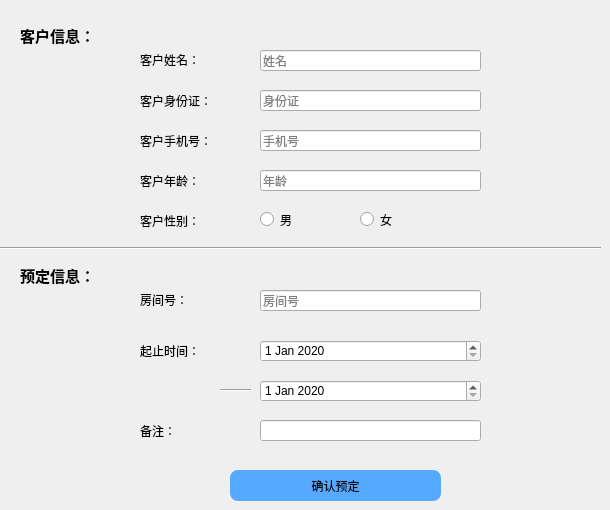
      <widget class="QWidget" name="page_8">
       <widget class="Line" name="line_7">
        <property name="geometry">
         <rect>
          <x>0</x>
          <y>240</y>
          <width>601</width>
          <height>16</height>
         </rect>
        </property>
        <property name="orientation">
         <enum>Qt::Horizontal</enum>
        </property>
       </widget>
       <widget class="QLabel" name="label_7">
        <property name="geometry">
         <rect>
          <x>20</x>
          <y>20</y>
          <width>91</width>
          <height>31</height>
         </rect>
        </property>
        <property name="font">
         <font>
          <family>FontAwesome</family>
          <pointsize>11</pointsize>
          <weight>75</weight>
          <bold>true</bold>
         </font>
        </property>
        <property name="text">
         <string>客户信息：</string>
        </property>
       </widget>
       <widget class="QLabel" name="label_8">
        <property name="geometry">
         <rect>
          <x>20</x>
          <y>260</y>
          <width>91</width>
          <height>31</height>
         </rect>
        </property>
        <property name="font">
         <font>
          <family>FontAwesome</family>
          <pointsize>11</pointsize>
          <weight>75</weight>
          <bold>true</bold>
         </font>
        </property>
        <property name="text">
         <string>预定信息：</string>
        </property>
       </widget>
       <widget class="QLineEdit" name="cname_booking">
        <property name="geometry">
         <rect>
          <x>260</x>
          <y>50</y>
          <width>221</width>
          <height>21</height>
         </rect>
        </property>
        <property name="placeholderText">
         <string>姓名</string>
        </property>
       </widget>
       <widget class="QLabel" name="label_20">
        <property name="geometry">
         <rect>
          <x>140</x>
          <y>120</y>
          <width>101</width>
          <height>41</height>
         </rect>
        </property>
        <property name="styleSheet">
         <string notr="true">font: 9pt &quot;FontAwesome&quot;;</string>
        </property>
        <property name="text">
         <string>客户手机号：</string>
        </property>
       </widget>
       <widget class="QLineEdit" name="cphone_booking">
        <property name="geometry">
         <rect>
          <x>260</x>
          <y>130</y>
          <width>221</width>
          <height>21</height>
         </rect>
        </property>
        <property name="placeholderText">
         <string>手机号</string>
        </property>
       </widget>
       <widget class="QLabel" name="label_28">
        <property name="geometry">
         <rect>
          <x>140</x>
          <y>40</y>
          <width>101</width>
          <height>40</height>
         </rect>
        </property>
        <property name="styleSheet">
         <string notr="true">font: 9pt &quot;FontAwesome&quot;;</string>
        </property>
        <property name="text">
         <string>客户姓名：</string>
        </property>
       </widget>
       <widget class="QLabel" name="label_31">
        <property name="geometry">
         <rect>
          <x>140</x>
          <y>80</y>
          <width>101</width>
          <height>41</height>
         </rect>
        </property>
        <property name="styleSheet">
         <string notr="true">font: 9pt &quot;FontAwesome&quot;;</string>
        </property>
        <property name="text">
         <string>客户身份证：</string>
        </property>
       </widget>
       <widget class="QLineEdit" name="cid_booking">
        <property name="geometry">
         <rect>
          <x>260</x>
          <y>90</y>
          <width>221</width>
          <height>21</height>
         </rect>
        </property>
        <property name="placeholderText">
         <string>身份证</string>
        </property>
       </widget>
       <widget class="QLabel" name="label_32">
        <property name="geometry">
         <rect>
          <x>140</x>
          <y>160</y>
          <width>101</width>
          <height>41</height>
         </rect>
        </property>
        <property name="styleSheet">
         <string notr="true">font: 9pt &quot;FontAwesome&quot;;</string>
        </property>
        <property name="text">
         <string>客户年龄：</string>
        </property>
       </widget>
       <widget class="QLabel" name="label_33">
        <property name="geometry">
         <rect>
          <x>140</x>
          <y>200</y>
          <width>101</width>
          <height>41</height>
         </rect>
        </property>
        <property name="styleSheet">
         <string notr="true">font: 9pt &quot;FontAwesome&quot;;</string>
        </property>
        <property name="text">
         <string>客户性别：</string>
        </property>
       </widget>
       <widget class="QLineEdit" name="cage_booking">
        <property name="geometry">
         <rect>
          <x>260</x>
          <y>170</y>
          <width>221</width>
          <height>21</height>
         </rect>
        </property>
        <property name="placeholderText">
         <string>年龄</string>
        </property>
       </widget>
       <widget class="QLineEdit" name="crid_booking">
        <property name="geometry">
         <rect>
          <x>260</x>
          <y>290</y>
          <width>221</width>
          <height>21</height>
         </rect>
        </property>
        <property name="text">
         <string/>
        </property>
        <property name="placeholderText">
         <string>房间号</string>
        </property>
       </widget>
       <widget class="QLabel" name="label_34">
        <property name="geometry">
         <rect>
          <x>140</x>
          <y>280</y>
          <width>101</width>
          <height>40</height>
         </rect>
        </property>
        <property name="styleSheet">
         <string notr="true">font: 9pt &quot;FontAwesome&quot;;</string>
        </property>
        <property name="text">
         <string>房间号：</string>
        </property>
       </widget>
       <widget class="QDateEdit" name="starttime_booking">
        <property name="geometry">
         <rect>
          <x>260</x>
          <y>340</y>
          <width>221</width>
          <height>22</height>
         </rect>
        </property>
        <property name="dateTime">
         <datetime>
          <hour>0</hour>
          <minute>0</minute>
          <second>0</second>
          <year>2020</year>
          <month>1</month>
          <day>1</day>
         </datetime>
        </property>
       </widget>
       <widget class="QLabel" name="label_35">
        <property name="geometry">
         <rect>
          <x>140</x>
          <y>330</y>
          <width>101</width>
          <height>41</height>
         </rect>
        </property>
        <property name="styleSheet">
         <string notr="true">font: 9pt &quot;FontAwesome&quot;;</string>
        </property>
        <property name="text">
         <string>起止时间：</string>
        </property>
       </widget>
       <widget class="QDateEdit" name="endtime_booking">
        <property name="geometry">
         <rect>
          <x>260</x>
          <y>380</y>
          <width>221</width>
          <height>22</height>
         </rect>
        </property>
        <property name="dateTime">
         <datetime>
          <hour>0</hour>
          <minute>0</minute>
          <second>0</second>
          <year>2020</year>
          <month>1</month>
          <day>1</day>
         </datetime>
        </property>
       </widget>
       <widget class="Line" name="line_8">
        <property name="geometry">
         <rect>
          <x>220</x>
          <y>380</y>
          <width>31</width>
          <height>20</height>
         </rect>
        </property>
        <property name="orientation">
         <enum>Qt::Horizontal</enum>
        </property>
       </widget>
       <widget class="QLabel" name="label_36">
        <property name="geometry">
         <rect>
          <x>140</x>
          <y>410</y>
          <width>101</width>
          <height>41</height>
         </rect>
        </property>
        <property name="styleSheet">
         <string notr="true">font: 9pt &quot;FontAwesome&quot;;</string>
        </property>
        <property name="text">
         <string>备注：</string>
        </property>
       </widget>
       <widget class="QLineEdit" name="remark_booking">
        <property name="geometry">
         <rect>
          <x>260</x>
          <y>420</y>
          <width>221</width>
          <height>21</height>
         </rect>
        </property>
        <property name="text">
         <string/>
        </property>
        <property name="placeholderText">
         <string/>
        </property>
       </widget>
       <widget class="QPushButton" name="commitBookingClient">
        <property name="geometry">
         <rect>
          <x>230</x>
          <y>470</y>
          <width>211</width>
          <height>31</height>
         </rect>
        </property>
        <property name="styleSheet">
         <string notr="true">#commitBookingClient{background:rgb(85, 170, 255);
border-radius:8px}
#commitBookingClient:hover
{
background:#CCFF99
}</string>
        </property>
        <property name="text">
         <string>确认预定</string>
        </property>
       </widget>
       <widget class="QRadioButton" name="male_booking">
        <property name="geometry">
         <rect>
          <x>260</x>
          <y>210</y>
          <width>81</width>
          <height>19</height>
         </rect>
        </property>
        <property name="text">
         <string>男</string>
        </property>
       </widget>
       <widget class="QRadioButton" name="female_booking">
        <property name="geometry">
         <rect>
          <x>360</x>
          <y>210</y>
          <width>115</width>
          <height>19</height>
         </rect>
        </property>
        <property name="text">
         <string>女</string>
        </property>
       </widget>
      </widget>
